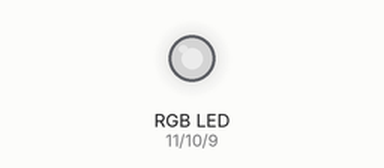
Bench run of a sketch on a simulated Arduino Uno, built with avr-gcc and run on an emulated ATmega328P. On the bench: an RGB LED mixed from three pins (HIGH = lit). Dim RGB values are drawn brighter than linear.

Above: at 0.1 s.
Timing chart, 0 to 1.6 s (numbered marks = the images above):
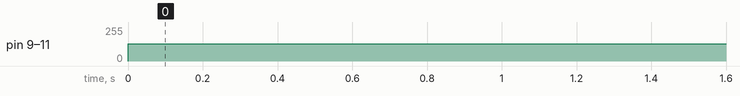

Measured:
- by itself, pin 9 (bluePin), pin 10 (greenPin), pin 11 (redPin): 0/255 → 128/255 at 0.00 s

The sketch:

rgbKette.ino
```cpp
int bluePin;
int greenPin;
int redPin;

void setup() {
	bluePin = 9;
	greenPin = 10;
	redPin = 11;

	pinMode(bluePin, OUTPUT);
	pinMode(greenPin, OUTPUT);
	pinMode(redPin, OUTPUT);
}

void loop() {
  analogWrite(bluePin, 128);
  analogWrite(greenPin, 128);
  analogWrite(redPin, 128);
}
```
